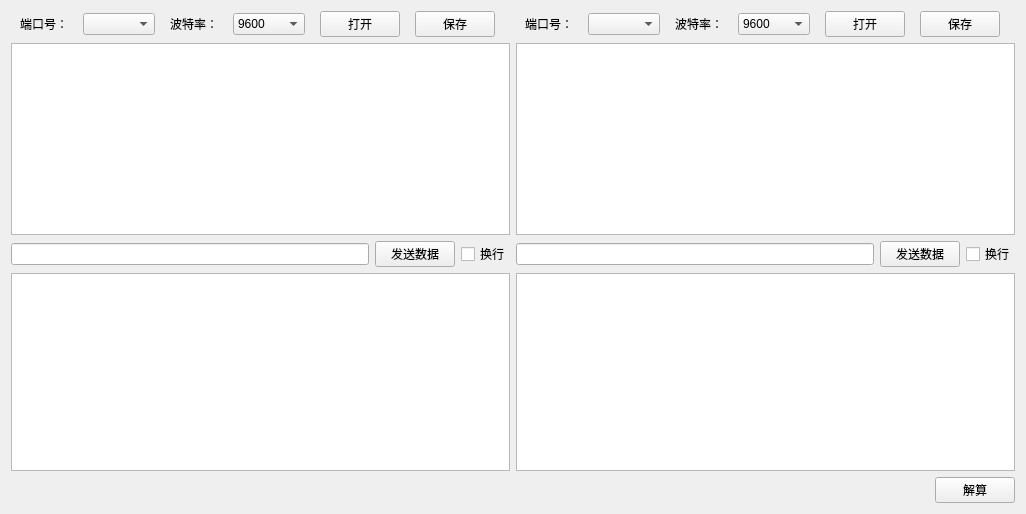
<?xml version="1.0" encoding="UTF-8"?>
<ui version="4.0">
 <class>Widget</class>
 <widget class="QWidget" name="Widget">
  <property name="geometry">
   <rect>
    <x>0</x>
    <y>0</y>
    <width>1026</width>
    <height>514</height>
   </rect>
  </property>
  <property name="sizePolicy">
   <sizepolicy hsizetype="Fixed" vsizetype="Fixed">
    <horstretch>0</horstretch>
    <verstretch>0</verstretch>
   </sizepolicy>
  </property>
  <property name="windowTitle">
   <string>Widget</string>
  </property>
  <layout class="QGridLayout" name="gridLayout">
   <item row="0" column="0">
    <layout class="QHBoxLayout" name="horizontalLayout">
     <item>
      <widget class="QLabel" name="label">
       <property name="sizePolicy">
        <sizepolicy hsizetype="Fixed" vsizetype="Preferred">
         <horstretch>0</horstretch>
         <verstretch>0</verstretch>
        </sizepolicy>
       </property>
       <property name="text">
        <string>端口号：</string>
       </property>
      </widget>
     </item>
     <item>
      <widget class="QComboBox" name="comboBox_portNameA">
       <property name="sizePolicy">
        <sizepolicy hsizetype="Fixed" vsizetype="Fixed">
         <horstretch>0</horstretch>
         <verstretch>0</verstretch>
        </sizepolicy>
       </property>
      </widget>
     </item>
     <item>
      <widget class="QLabel" name="label_2">
       <property name="sizePolicy">
        <sizepolicy hsizetype="Fixed" vsizetype="Preferred">
         <horstretch>0</horstretch>
         <verstretch>0</verstretch>
        </sizepolicy>
       </property>
       <property name="text">
        <string>波特率：</string>
       </property>
      </widget>
     </item>
     <item>
      <widget class="QComboBox" name="comboBox_baudRateA">
       <property name="sizePolicy">
        <sizepolicy hsizetype="Fixed" vsizetype="Fixed">
         <horstretch>0</horstretch>
         <verstretch>0</verstretch>
        </sizepolicy>
       </property>
       <item>
        <property name="text">
         <string>9600</string>
        </property>
       </item>
       <item>
        <property name="text">
         <string>14400</string>
        </property>
       </item>
       <item>
        <property name="text">
         <string>19200</string>
        </property>
       </item>
       <item>
        <property name="text">
         <string>28800</string>
        </property>
       </item>
       <item>
        <property name="text">
         <string>38400</string>
        </property>
       </item>
       <item>
        <property name="text">
         <string>57600</string>
        </property>
       </item>
       <item>
        <property name="text">
         <string>115200</string>
        </property>
       </item>
       <item>
        <property name="text">
         <string>230400</string>
        </property>
       </item>
       <item>
        <property name="text">
         <string>460800</string>
        </property>
       </item>
      </widget>
     </item>
     <item>
      <widget class="QPushButton" name="pushButton_comopenA">
       <property name="sizePolicy">
        <sizepolicy hsizetype="Fixed" vsizetype="Fixed">
         <horstretch>0</horstretch>
         <verstretch>0</verstretch>
        </sizepolicy>
       </property>
       <property name="text">
        <string>打开</string>
       </property>
      </widget>
     </item>
     <item>
      <widget class="QPushButton" name="pushButton_saveA">
       <property name="sizePolicy">
        <sizepolicy hsizetype="Fixed" vsizetype="Fixed">
         <horstretch>0</horstretch>
         <verstretch>0</verstretch>
        </sizepolicy>
       </property>
       <property name="text">
        <string>保存</string>
       </property>
      </widget>
     </item>
    </layout>
   </item>
   <item row="1" column="1">
    <layout class="QVBoxLayout" name="verticalLayout_2">
     <item>
      <widget class="QTextEdit" name="textEdit_readB">
       <property name="tabChangesFocus">
        <bool>false</bool>
       </property>
      </widget>
     </item>
     <item>
      <layout class="QHBoxLayout" name="horizontalLayout_4">
       <item>
        <widget class="QLineEdit" name="lineEdit_writeB"/>
       </item>
       <item>
        <widget class="QPushButton" name="pushButton_sendB">
         <property name="text">
          <string>发送数据</string>
         </property>
        </widget>
       </item>
       <item>
        <widget class="QCheckBox" name="checkBoxB">
         <property name="text">
          <string>换行</string>
         </property>
        </widget>
       </item>
      </layout>
     </item>
    </layout>
   </item>
   <item row="5" column="0" colspan="2">
    <layout class="QGridLayout" name="gridLayout_2">
     <item row="0" column="0">
      <spacer name="horizontalSpacer">
       <property name="orientation">
        <enum>Qt::Horizontal</enum>
       </property>
       <property name="sizeHint" stdset="0">
        <size>
         <width>40</width>
         <height>20</height>
        </size>
       </property>
      </spacer>
     </item>
     <item row="0" column="1">
      <spacer name="verticalSpacer">
       <property name="orientation">
        <enum>Qt::Vertical</enum>
       </property>
       <property name="sizeType">
        <enum>QSizePolicy::Fixed</enum>
       </property>
       <property name="sizeHint" stdset="0">
        <size>
         <width>868</width>
         <height>18</height>
        </size>
       </property>
      </spacer>
     </item>
     <item row="0" column="2">
      <widget class="QPushButton" name="pushButton_proc">
       <property name="sizePolicy">
        <sizepolicy hsizetype="Fixed" vsizetype="Fixed">
         <horstretch>0</horstretch>
         <verstretch>0</verstretch>
        </sizepolicy>
       </property>
       <property name="text">
        <string>解算</string>
       </property>
      </widget>
     </item>
    </layout>
   </item>
   <item row="0" column="1">
    <layout class="QHBoxLayout" name="horizontalLayout_2">
     <item>
      <widget class="QLabel" name="label_3">
       <property name="sizePolicy">
        <sizepolicy hsizetype="Fixed" vsizetype="Preferred">
         <horstretch>0</horstretch>
         <verstretch>0</verstretch>
        </sizepolicy>
       </property>
       <property name="text">
        <string>端口号：</string>
       </property>
      </widget>
     </item>
     <item>
      <widget class="QComboBox" name="comboBox_portNameB">
       <property name="sizePolicy">
        <sizepolicy hsizetype="Fixed" vsizetype="Fixed">
         <horstretch>0</horstretch>
         <verstretch>0</verstretch>
        </sizepolicy>
       </property>
      </widget>
     </item>
     <item>
      <widget class="QLabel" name="label_4">
       <property name="sizePolicy">
        <sizepolicy hsizetype="Fixed" vsizetype="Preferred">
         <horstretch>0</horstretch>
         <verstretch>0</verstretch>
        </sizepolicy>
       </property>
       <property name="text">
        <string>波特率：</string>
       </property>
      </widget>
     </item>
     <item>
      <widget class="QComboBox" name="comboBox_baudRateB">
       <property name="sizePolicy">
        <sizepolicy hsizetype="Fixed" vsizetype="Fixed">
         <horstretch>0</horstretch>
         <verstretch>0</verstretch>
        </sizepolicy>
       </property>
       <item>
        <property name="text">
         <string>9600</string>
        </property>
       </item>
       <item>
        <property name="text">
         <string>14400</string>
        </property>
       </item>
       <item>
        <property name="text">
         <string>19200</string>
        </property>
       </item>
       <item>
        <property name="text">
         <string>28800</string>
        </property>
       </item>
       <item>
        <property name="text">
         <string>38400</string>
        </property>
       </item>
       <item>
        <property name="text">
         <string>57600</string>
        </property>
       </item>
       <item>
        <property name="text">
         <string>115200</string>
        </property>
       </item>
       <item>
        <property name="text">
         <string>230400</string>
        </property>
       </item>
       <item>
        <property name="text">
         <string>460800</string>
        </property>
       </item>
      </widget>
     </item>
     <item>
      <widget class="QPushButton" name="pushButton_comopenB">
       <property name="sizePolicy">
        <sizepolicy hsizetype="Fixed" vsizetype="Fixed">
         <horstretch>0</horstretch>
         <verstretch>0</verstretch>
        </sizepolicy>
       </property>
       <property name="text">
        <string>打开</string>
       </property>
      </widget>
     </item>
     <item>
      <widget class="QPushButton" name="pushButton_saveB">
       <property name="sizePolicy">
        <sizepolicy hsizetype="Fixed" vsizetype="Fixed">
         <horstretch>0</horstretch>
         <verstretch>0</verstretch>
        </sizepolicy>
       </property>
       <property name="text">
        <string>保存</string>
       </property>
      </widget>
     </item>
    </layout>
   </item>
   <item row="1" column="0">
    <layout class="QVBoxLayout" name="verticalLayout">
     <item>
      <widget class="QTextEdit" name="textEdit_readA">
       <property name="tabChangesFocus">
        <bool>false</bool>
       </property>
      </widget>
     </item>
     <item>
      <layout class="QHBoxLayout" name="horizontalLayout_3">
       <item>
        <widget class="QLineEdit" name="lineEdit_writeA"/>
       </item>
       <item>
        <widget class="QPushButton" name="pushButton_sendA">
         <property name="text">
          <string>发送数据</string>
         </property>
        </widget>
       </item>
       <item>
        <widget class="QCheckBox" name="checkBoxA">
         <property name="text">
          <string>换行</string>
         </property>
        </widget>
       </item>
      </layout>
     </item>
    </layout>
   </item>
   <item row="3" column="1">
    <widget class="QTextEdit" name="textEdit_readD"/>
   </item>
   <item row="3" column="0">
    <widget class="QTextEdit" name="textEdit_readC">
     <property name="sizePolicy">
      <sizepolicy hsizetype="Preferred" vsizetype="Preferred">
       <horstretch>0</horstretch>
       <verstretch>0</verstretch>
      </sizepolicy>
     </property>
     <property name="tabChangesFocus">
      <bool>false</bool>
     </property>
    </widget>
   </item>
  </layout>
 </widget>
 <layoutdefault spacing="6" margin="11"/>
 <resources/>
 <connections/>
</ui>
